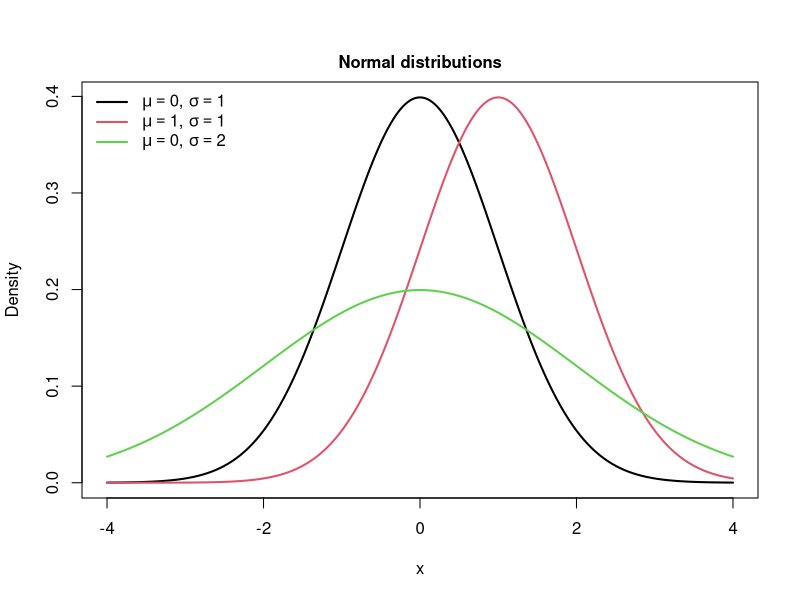
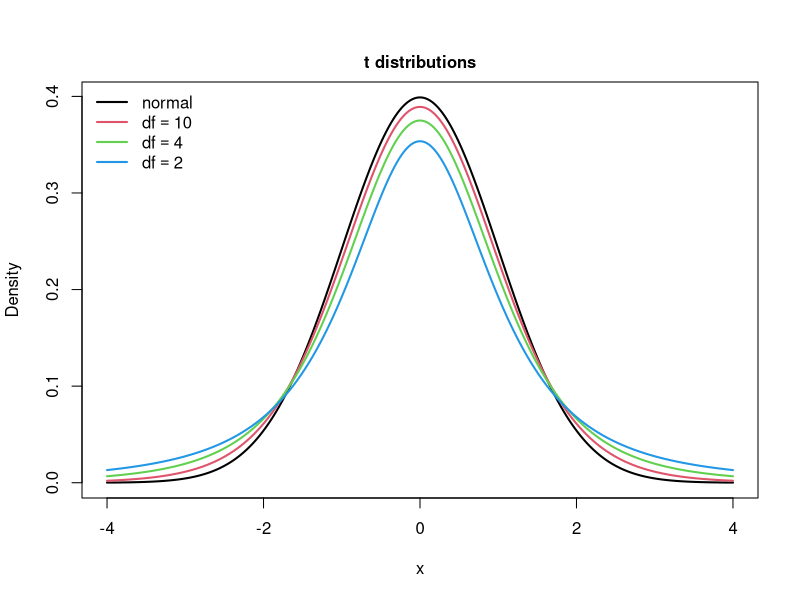
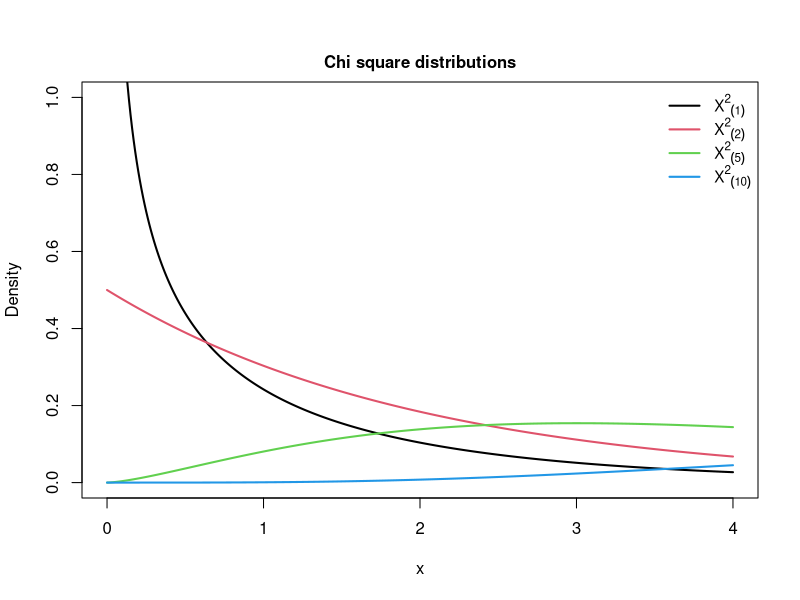
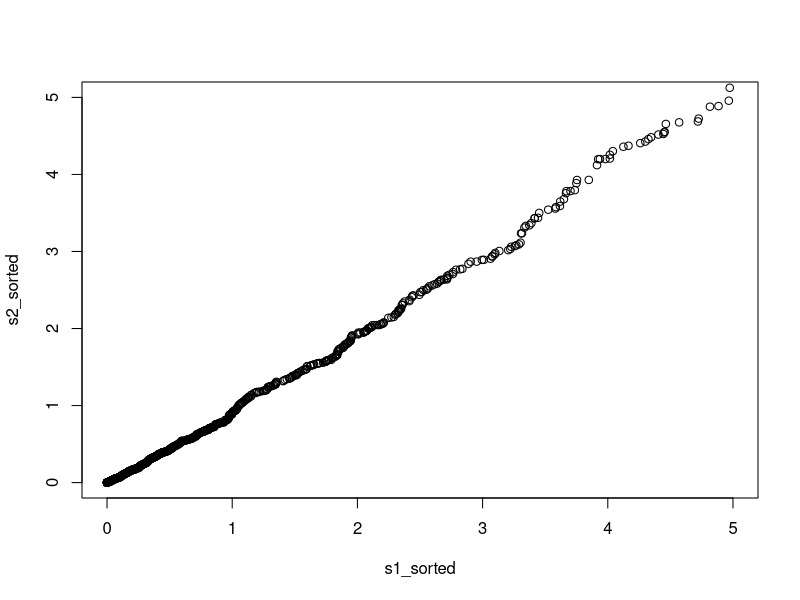
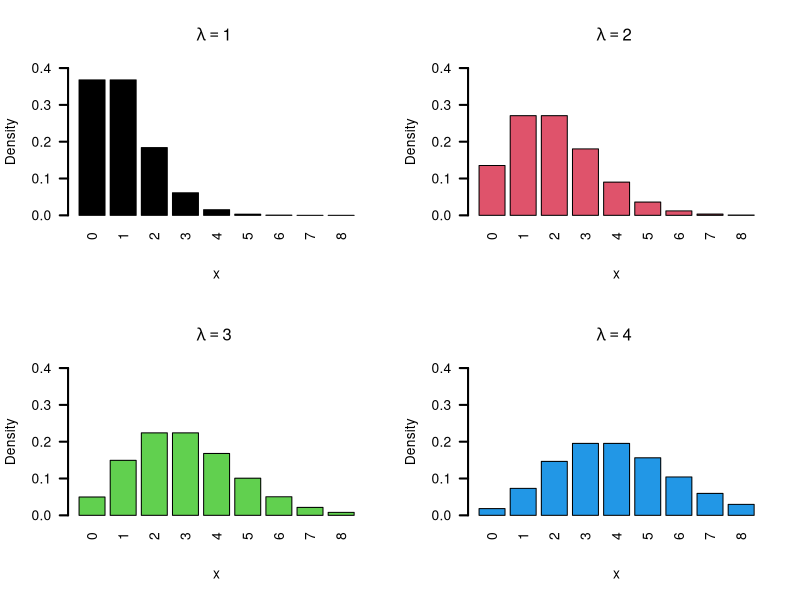
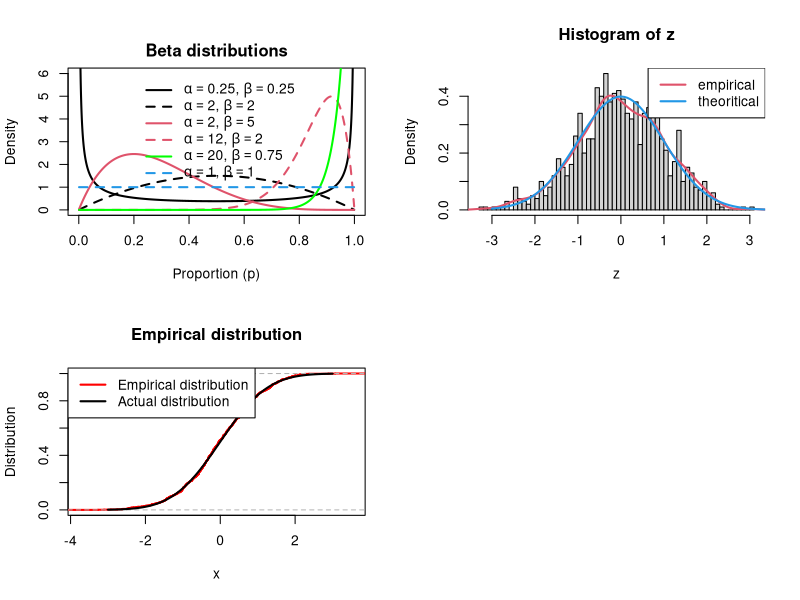

Recreate these plots in R, in order.
#' ---
#' title: "Introduction to Biostatistical Computing PHC 6937"
#' author: Zhiguang Huo (Caleb)
#' date: "Wednesday Oct 12th, 2022"
#' output:
#'   slidy_presentation: default
#'   ioslides_presentation: default
#'   beamer_presentation: null
#' subtitle: "Basic statistical inference in R"
#' ---
#' 
#' 
#' Outlines
#' ===
#' 
#' - Simulating random variables
#' - Basic hypothesis testing
#' - linear regression model
#' 
#' Random samples from a given pool of numbers
#' ===
## -------------------------------------------------------------
a <- 1:10
sample(x = a, size = 2)

sample(x = a, size = 2)

sample(x = a, size = 2)

#' 
#' 
#' Are they really random? Can generate the same random number (for reproducibility)?
#' ===
#' 
#' - The random numbers generated in R are not truly random, they are **pseudorandom**.
#' - So we are able to reproduce the exact same random numbers by setting random seeds.
#' 
## -------------------------------------------------------------
a <- 1:10
set.seed(32611) ## 32611 can be replaced by any number
sample(x = a, size = 2)
set.seed(32611) ## if you keep the same random seed, you will end up with the exact same result
sample(x = a, size = 2)
set.seed(32611) ## if you keep the same random seed, you will end up with the exact same result
sample(x = a, size = 2)

#' 
#' 
#' Each time the seed is set, the same sequence follows
#' ===
#' 
## -------------------------------------------------------------
set.seed(32611)
sample(1:10,2); sample(1:10,2); sample(1:10,2)

set.seed(32611)
sample(1:10,2); sample(1:10,2); sample(1:10,2)

#' 
#' However, R version may impact the random number
#' ===
#' 
## -------------------------------------------------------------
sessionInfo()
set.seed(32611)
sample(1:10,2)

#' 
#' 
#' Want to sample from a given pool of numbers with replacement
#' ===
## -------------------------------------------------------------
sample(1:10) ## default is without replacement

#' 
## -------------------------------------------------------------
sample(1:10, replace = T) ## with replacement

#' 
## -------------------------------------------------------------
sample(LETTERS[1:10], replace = T) ## with replacement

#' 
#' Random number generation from normal distribution
#' ===
#' 
#' For normal distribution:
#' 
#' - rnorm(): generate random variable from normal distribution
#' - pnorm(): get CDF/pvalue from normal distribution, $\Phi(x) = P(Z \le x)$
#' - dnorm(): normal density function $\phi = \Phi'(x)$
#' - qnorm(): quantile function for normal distribution $q(y) = \Phi^{-1}(y)$ such that $\Phi(q(y)) = y$
#' 
#' ![](../figure/normalPlot.png){width=70%}
#' 
#' 
#' Random variable simulators in R
#' ===
#' 
#' Distribution  | R command
#' ------------- | -------------
#' binomial      | rbinom
#' Poisson       | rpois
#' geometric     | rgeom
#' negative binomial | rnbinom
#' uniform       | runif
#' exponential   | rexp
#' normal        | rnorm
#' gamma         | rgamma
#' beta          | rbeta
#' student t     | rt
#' F             | rf
#' chi-squared   | rchisq
#' Weibull       | rweibull
#' log normal    | rlnorm
#' 
#' Random variable density in R
#' ===
#' 
#' Distribution  | R command
#' ------------- | -------------
#' binomial      | dbinom
#' Poisson       | dpois
#' geometric     | dgeom
#' negative binomial | dnbinom
#' uniform       | dunif
#' exponential   | dexp
#' normal        | dnorm
#' gamma         | dgamma
#' beta          | dbeta
#' student t     | dt
#' F             | df
#' chi-squared   | dchisq
#' Weibull       | dweibull
#' log normal    | dlnorm
#' 
#' 
#' Random variable distribution tail probablity in R
#' ===
#' 
#' Distribution  | R command
#' ------------- | -------------
#' binomial      | pbinom
#' Poisson       | ppois
#' geometric     | pgeom
#' negative binomial | pnbinom
#' uniform       | punif
#' exponential   | pexp
#' normal        | pnorm
#' gamma         | pgamma
#' beta          | pbeta
#' student t     | pt
#' F             | pf
#' chi-squared   | pchisq
#' Weibull       | pweibull
#' log normal    | plnorm
#' 
#' 
#' Random variable distribution quantile in R
#' ===
#' 
#' Distribution  | R command
#' ------------- | -------------
#' binomial      | qbinom
#' Poisson       | qpois
#' geometric     | qgeom
#' negative binomial | qnbinom
#' uniform       | qunif
#' exponential   | qexp
#' normal        | qnorm
#' gamma         | qgamma
#' beta          | qbeta
#' student t     | qt
#' F             | qf
#' chi-squared   | qchisq
#' Weibull       | qweibull
#' log normal    | qlnorm
#' 
#' 
#' Normal distribution
#' ===
#' 
#' $$f(x;\mu,\sigma) = \frac{1}{\sqrt{2\pi \sigma^2}} e^{-\frac{(x-\mu)^2}{2\sigma^2}}$$
#' 
## -------------------------------------------------------------
aseq <- seq(-4,4,.01)
plot(aseq,dnorm(aseq, 0, 1),type='l', xlab='x', ylab='Density', lwd=2)
lines(aseq,dnorm(aseq, 1, 1),col=2, lwd=2)
lines(aseq,dnorm(aseq,0, 2),col=3, lwd=2)
legend("topleft",c(expression(paste(mu==0, ", " ,  sigma==1 ,sep=' ')), 
             expression(paste(mu==1, ", " ,  sigma==1 ,sep=' ')), 
             expression(paste(mu==0, ", " ,  sigma==2 ,sep=' '))), 
       col=1:3, lty=c(1,1,1), lwd=c(2,2,2), cex=1, bty='n')
mtext(side=3,line=.5,'Normal distributions',cex=1, font=2)

#' 
#' t distribution
#' ===
#' 
## -------------------------------------------------------------
aseq <- seq(-4,4,.01)
plot(aseq,dnorm(aseq),type='l', xlab='x', ylab='Density', lwd=2) ## same as dt(aseq, Inf)
lines(aseq,dt(aseq,10),col=2, lwd=2)
lines(aseq,dt(aseq,4),col=3, lwd=2)
lines(aseq,dt(aseq,2),col=4, lwd=2)
legend("topleft",c(expression(normal), expression(paste(df==10,sep=' ')), 
             expression(paste(df==4,sep=' ')), 
             expression(paste(df==2,sep=' '))), 
       col=1:4, lty=c(1,1,1), lwd=c(2,2,2), cex=1, bty='n')
mtext(side=3,line=.5,'t distributions',cex=1, font=2)

#' 
#' 
#' Chi-square distribution
#' ===
#' 
## -------------------------------------------------------------
aseq <- seq(0,4,.01)
plot(aseq,dchisq(aseq, df = 1),type='l', xlab='x', ylab='Density', lwd=2, ylim = c(0,1))
lines(aseq,dchisq(aseq,df = 2),col=2, lwd=2)
lines(aseq,dchisq(aseq,df = 5),col=3, lwd=2)
lines(aseq,dchisq(aseq,df = 10),col=4, lwd=2)
legend("topright",c(expression({Chi^2}[(1)]), expression({Chi^2}[(2)]), 
             expression({Chi^2}[(5)]), 
             expression({Chi^2}[(10)])
             ), 
       col=1:4, lty=c(1,1,1), lwd=c(2,2,2), cex=1, bty='n')
mtext(side=3,line=.5,'Chi square distributions',cex=1, font=2)

#' 
#' 
#' Chi-square distribution
#' ===
#' 
#' - $x \sim \chi^2(k)$
#' 
#' - $E(x) = 2k$
#' 
#' - If $x \sim N(0,1)$, then $x^2 \sim \chi^2(1)$
#' 
## -------------------------------------------------------------
## verification via qq-plot
set.seed(32608)
n <- 1000
x1 <- rnorm(n)
x2 <- rchisq(n,df = 1)
## the best practice is to use the theoretical distribution
## for simplicity, we can also use the emperical distribution

s1_sorted <- sort(x1^2)
s2_sorted <- sort(x2)

plot(s1_sorted, s2_sorted, xlim = c(0,5), ylim = c(0,5))

#' 
#' 
#' Poisson distribution
#' ===
#' 
#' $$f(k;\lambda) = \frac{\lambda^k e^{-\lambda}}{k!},$$
#' where $k$ is non negative integer.
## -------------------------------------------------------------
aseq <- seq(0,8,1)
par(mfrow=c(2,2))
for(i in 1:4){
  counts <- dpois(aseq,i)
  names(counts) <- aseq
  barplot(counts, xlab='x', ylab='Density', lwd=2, col=i, las = 2,  main=bquote(paste(lambda==.(i), sep=' ')), ylim=c(0, 0.4))
}



#' 
#' 
#' Beta distribution
#' ===
#' 
#' $$f(x;\alpha,\beta) = \frac{\Gamma(\alpha + \beta)}{\Gamma(\alpha) \Gamma(\beta)} x^{\alpha - 1}(1 - x)^{\beta - 1}$$
#' 
## -------------------------------------------------------------
aseq <- seq(.001,.999,.001)
plot(aseq,dbeta(aseq,.25,.25), type='l', ylim=c(0,6), ylab='Density', xlab='Proportion (p)',lwd=2)
lines(aseq, dbeta(aseq,2,2),lty=2,lwd=2)
lines(aseq, dbeta(aseq,2,5),lty=1,col=2,lwd=2)
lines(aseq, dbeta(aseq,12,2),lty=2,col=2,lwd=2)
lines(aseq, dbeta(aseq,20,.75),lty=1,col='green',lwd=2)
lines(aseq, dbeta(aseq,1,1),lty=2,lwd=2, col=4)
legend(.2,6,c(expression(paste(alpha==.25,', ', beta==.25)), expression(paste(alpha==2,', ',beta==2)), expression(paste(alpha==2,', ', beta==5)), expression(paste(alpha==12,', ',beta==2)), expression(paste(alpha==20,', ',beta==.75)), expression(paste(alpha==1,', ', beta==1))), lty=c(1,2,1,2,1,2), col=c(1,1,2,2,'green',4), cex=1,bty='n',lwd=rep(2,6))
mtext(side=3,line=.5,'Beta distributions',cex=1, font=2)

#' 
#' Beta distribution
#' ===
#' 
#' - $x \sim \mbox{Beta}(\alpha, \beta)$
#' 
#' - $f(x;\alpha,\beta) = \frac{\Gamma(\alpha + \beta)}{\Gamma(\alpha) \Gamma(\beta)} x^{\alpha - 1}(1 - x)^{\beta - 1}$
#' 
#' - $E(x) = \frac{\alpha}{\alpha + \beta}$
#' 
#' - when $\alpha = \beta = 1$, Beta distribution reduces to UNIF(0, 1)
#' 
#' 
#' samples from Normal distribution
#' ===
#' 
## -------------------------------------------------------------
set.seed(32608)
z <- rnorm(1000)
hist(z,nclass=50, freq = F)
lines(density(z), col=2, lwd=2)
curve(dnorm, from = -3, to = 4 ,col=4, lwd=2, add = T)
legend("topright", c("empirical", "theoritical"), col=c(2,4), lwd=c(2,2))

#' 
#' Check CDF
#' ===
#' 
## -------------------------------------------------------------
set.seed(32608)
z <- rnorm(1000)
plot(ecdf(z), ylab="Distribution", main="Empirical distribution",
     lwd=2, col="red")
curve(pnorm, from = -3, to = 3, lwd=2, add = T)
legend("topleft", legend=c("Empirical distribution", "Actual distribution"),
       lwd=2, col=c("red","black"))

#' 
#' 
#' p-value 
#' ===
#' 
#' - p-value:
#'     - When null hypothesis is true, the probability that the null statistics is as extreme or more extreme than the observed statistics.
#' 
#' ![](../figure/pvalue.jpeg)
#' 
#' - p-value is the cumulative density, can be computed by pnorm() function
#' 
#' p-value example
#' ===
#' 
#' - E.g Null is $N(0,1)$, an observed statistics is 2.
#'     - one sided test, p-value is 
## -------------------------------------------------------------
pnorm(q = 2, mean = 0, sd = 1, lower.tail = FALSE) ## default: lower.tail = TRUE

#' 
#'     - two sided test, p-value is 
#'     
## -------------------------------------------------------------
pnorm(q = 2, mean = 0, sd = 1, lower.tail = FALSE) + pnorm(q = - 2, mean = 0, sd = 1, lower.tail = TRUE)

#' 
#' quantile: qnorm()
#' ===
#' 
#' - qnorm() calculates: given the area under the density curve (cumulative density), what is the quantile to generate such cumulative density?
#' 
## -------------------------------------------------------------
qnorm(p = 0.975, mean = 0, sd = 1, lower.tail = TRUE) 
qnorm(p = 0.025, mean = 0, sd = 1, lower.tail = TRUE) 

#' 
#' - this is why `r signif(qnorm(p = 0.975, mean = 0, sd = 1, lower.tail = TRUE), 3)` corresponds to 95% confidence interval.
#' 
#' ![](../figure/ci95.gif)
#' 
#' 
#' Commonly used statistical tests
#' ===
#' 
#' - t.test
#' - wilcox rank test
#' - chi square test
#' - Fisher's exact test
#' - correlation test
#' - KS test
#' 
#' 
#' Two sample t.test
#' ===
#' 
#' - To compare the mean values of two samples that are normally distributed.
#' - Null hypothesis: mean values of two samples are the same.
#' 
## -------------------------------------------------------------
set.seed(32611)
a <- rnorm(10,0,1)
b <- rnorm(10,1,1)
t.test(a,b)

#' 
#' Two sample paired t.test
#' ===
#' 
#' - Used when your data are in matched pairs
#' - Null hypothesis: mean values of two samples are the same.
#' 
## -------------------------------------------------------------
set.seed(32611)
a <- rnorm(10,0,1)
b <- rnorm(10,1,1)
t.test(a,b,paired=TRUE)

#' 
#' 
#' One sample t.test
#' ===
#' 
#' - To test if the group mean is different from 0
#' - Null hypothesis: mean value of a group is 0.
#' 
## -------------------------------------------------------------
set.seed(32611)
a <- rnorm(10,0,1)
t.test(a)

#' 
#' 
#' Two sample Wilcox Rank Sum test
#' ===
#' 
#' - To compare the median values of two samples without any distribution assumption.
#' - non-parametric test
#' - Null hypothesis: median values of two samples are the same.
#' 
## -------------------------------------------------------------
set.seed(32611)
a <- rnorm(10,0,1)
b <- rnorm(10,1,1)
wilcox.test(a,b)

#' 
#' Two sample paired Wilcox Rank Sum test
#' ===
#' 
#' - Used when your data are in matched pairs
#' - Null hypothesis: median values of two samples are the same.
#' 
## -------------------------------------------------------------
set.seed(32611)
a <- rnorm(10,0,1)
b <- rnorm(10,1,1)
wilcox.test(a,b, paired = TRUE)

#' 
#' 
#' 
#' Chi square test
#' ===
#' 
#' ![](../figure/oddsRatioTable.png){width=50%}
#' 
#' - test for independence
#'     - Null hypothesis: the treatment effects are the same between treatment and placebo groups.
#' 
#' 
#' - Consider the following data that describes the relationship between myocardial infarction and aspirin use (Agresti 1996). 
#' 
## -------------------------------------------------------------
X <- matrix(c(189, 104, 10845, 10933), nrow=2,
            dimnames=list(Treatment=c("Placebo","Aspirin"), 
                          "Myocardial Infarction"=c("Yes", "No")))

#' 
#' Chi square test
#' ===
#' 
#' - all of the expected numbers should be greater than 5
#' - Can also be applied to tables with more than 2 categories. 
#' - Null hypothesis: the treatment effects are the same between treatment and placebo groups.
#' 
## -------------------------------------------------------------
X

chisq.test(X)

#' 
#' 
#' Fisher's exact test
#' ===
#' 
#' - Also test for independence
#' - No approximation.
#' - Null hypothesis: the treatment effects are the same between treatment and placebo groups.
#' 
## -------------------------------------------------------------
X

fisher.test(X)

#' 
#' 
#' correlation test
#' ===
#' 
#' - Null hypothesis: there is no correlation between vector a and b.
#' 
## -------------------------------------------------------------
set.seed(32611)
a <- rnorm(10,0,1)
b <- rnorm(10,1,1)

cor.test(a,b) ## parametric test: Gaussian assumption

cor.test(a,b, method = "spearman") ## non-parametric test: no distribution assumption

#' 
#' 
#' KS test
#' ===
#' 
#' - Kolmogorov-Smirnov test: Do x and y come from the same distribution?
#' - Null hypothesis: x and y come from the same distribution.
#' 
## -------------------------------------------------------------
set.seed(32611)
x <- rnorm(50,0,1)
y <- rnorm(50,1,1)
ks.test(x,y)

#' 
#' ```
#' z <- runif(50)
#' ks.test(x,z)
#' ```
#' 
#' 
#' 
#' Fit linear model in R, lm()
#' ===
#' 
#' Basic syntax for lm()
## ---- eval=F--------------------------------------------------
## lm(formula, data)

#' 
#' - formula: Symbolic description of the model
#' - data: Optional dataframe containing the variables in the model
#' - summary() function summarize the linear model result
#' 
## -------------------------------------------------------------
lmfit <- lm(mpg ~ cyl, data=mtcars)
lmfit

#' 
#' ---
#' 
## -------------------------------------------------------------
summary(lmfit)

#' 
#' - Interpretation:
#'   - Unit increase in cyl will result in 2.88 decrease in mpg.
#'   - p-value of cyl < 0.05 indicates cyl is a significant predictor.
#' 
#' 
#' 
#' ---
#' 
#' - outcome variable: mpg
#' - predictors: cyl, disp
#' 
## -------------------------------------------------------------
lmfit <- lm(mpg ~ cyl + disp, data=mtcars)
summary(lmfit)

#' 
#' ---
#' 
#' - outcome variable: mpg
#' - predictors: all the rest of the variables
#' 
## -------------------------------------------------------------
lmfit <- lm(mpg ~ ., data=mtcars)
summary(lmfit)

